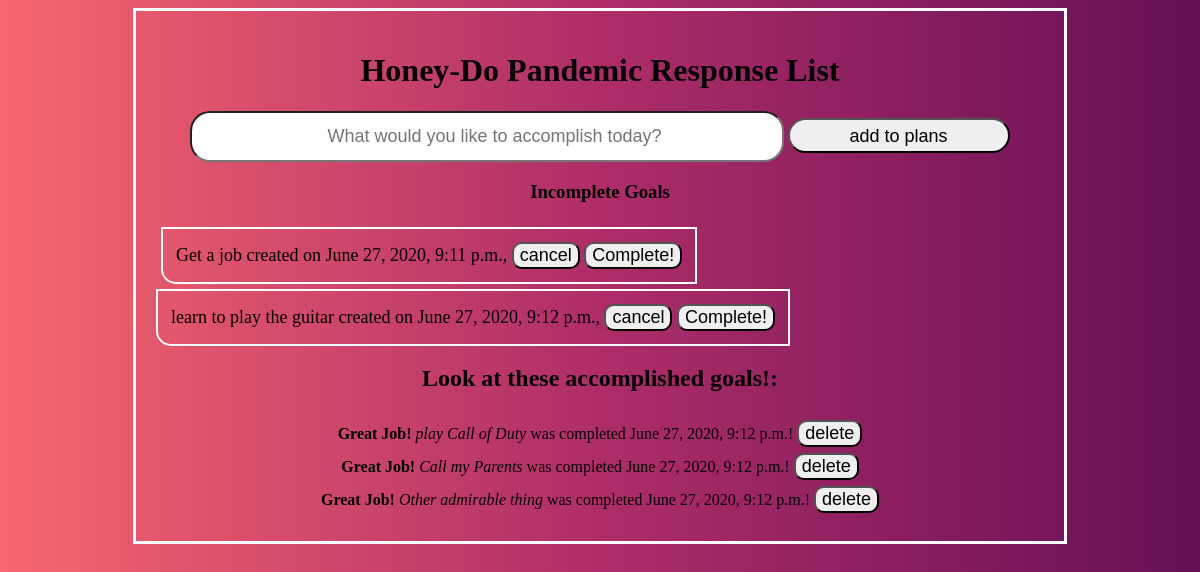
/home/, run on the app's committed database.
### grocery_list/models.py (models this page shows)
class GroceryItem(models.Model):
    content = models.CharField(max_length=150)
    timestamp = models.DateTimeField(auto_now_add=True, null=True)
    completed_date = models.DateTimeField(null=True, blank=True)
    completed = models.BooleanField(default=False)

### grocery_list/views.py (the view)
# urls.py: 2. Add a URL to urlpatterns:  path('', views.home, name='home')
def home(request):
    incomplete_items = GroceryItem.objects.filter(completed=False).order_by('timestamp')
    completed_items = GroceryItem.objects.filter(completed=True).order_by('completed_date')
    rabadaba = { 'incomplete_items': incomplete_items,
                    'completed_items': completed_items }
    return render(request, 'grocery_list/dashboard.html', rabadaba)

### grocery_list/templates/grocery_list/dashboard.html (shortened to what this page needs)
<!DOCTYPE html>
<head>
</head>
<body>
<div id="wrapper">
    <div id="main_contain">
        <h1 id='top_title'>Honey-Do Pandemic Response List</h1>
        <form action="/addGroceryItem/" method="post">{% csrf_token %}
            <input type="text" name="content" id="add_input_box"
                placeholder="   What would you like to accomplish today?" />
            <input type="submit" value="add to plans" id="add_button" />
        </form>
        <h3>Incomplete Goals</h3>
        <ul id="active_ul">
        {% for grocery_item in incomplete_items %}
        <li id="active_li">{{ grocery_item.content }} created on {{ grocery_item.timestamp }},
                <form action="/deleteGroceryItem/{{grocery_item.pk}}/" style="display: inline;" method="post">
                    <input type="submit" id="give_up_button" value="cancel" />
                </form>
                <form action="/completeGroceryItem/{{grocery_item.pk}}/" style="display: inline;" method="post">
                    <input type="submit" id="complete_button" value="Complete!" />
                </form>
            </li>
        </ul>
        {% endfor %}
            <h2>Look at these accomplished goals!:</h2>
            <ul>
            {% for grocery_item in completed_items %}
                <li> <b>Great Job!</b> <i>{{grocery_item.content}}</i> was completed {{grocery_item.completed_date}}!
                    <form action="/deleteGroceryItem/{{grocery_item.pk}}/" style="display: inline;" method="post"
                        id="give_up_button">
                        <input type="submit" value="delete" id="give_up_button" />
                    </form>
                </li>
            {% endfor %}
            </ul>
    </div>
    </div>
</body>
</html>

### grocery_list/templates/grocery_list/dashboard.html (style rules this page uses)
body { background: linear-gradient(to right, #f54952d5, #ae2d68, #660f56); }
#wrapper { text-align: center; }
#main_contain { margin: auto; width: 75%; border: 3px solid white; padding: 20px; display: inline-block; flex-direction: column; flex-wrap: wrap; justify-content: center; }
#add_input_box { width: 65%; border-radius: 20px; height: 2.2rem; font-size: large; text-align: center; padding: 6px; }
#add_button { width: 25%; border-radius: 20px; height: 2.2rem; text-align: center; padding: 6px; font-size: large; outline: none; }
#give_up_button { width: fit-content; border-radius: 10px; text-align: center; font-size: large; outline: none; }
#complete_button { width: fit-content; border-radius: 10px; text-align: center; font-size: large; outline: none; }
#active_ul { display: block; list-style-type: disc; margin-block-start: 0px; margin-block-end: 0px; margin-inline-start: 0px; margin-inline-end: 0px; padding-inline-start: 0px; padding: 5px; text-align: left; }
ul { display: block; list-style-type: disc; margin-block-start: 0px; margin-block-end: 0px; margin-inline-start: 0px; margin-inline-end: 0px; padding-inline-start: 0px; padding: 5px; text-align: center; }
li { display: block; padding: 3px; }
#active_li { display: block; text-align: left; padding: 13px; border-bottom-left-radius: 15px; border: 2px solid white; width: fit-content; font-size: large; }

### data on the page
GroceryItem: content "Get a job", timestamp "June 27, 2020, 9:11 p.m."
GroceryItem: content "learn to play the guitar", timestamp "June 27, 2020, 9:12 p.m."
GroceryItem: content "play Call of Duty", completed_date "June 27, 2020, 9:12 p.m."
GroceryItem: content "Call my Parents", completed_date "June 27, 2020, 9:12 p.m."
GroceryItem: content "Other admirable thing", completed_date "June 27, 2020, 9:12 p.m."
